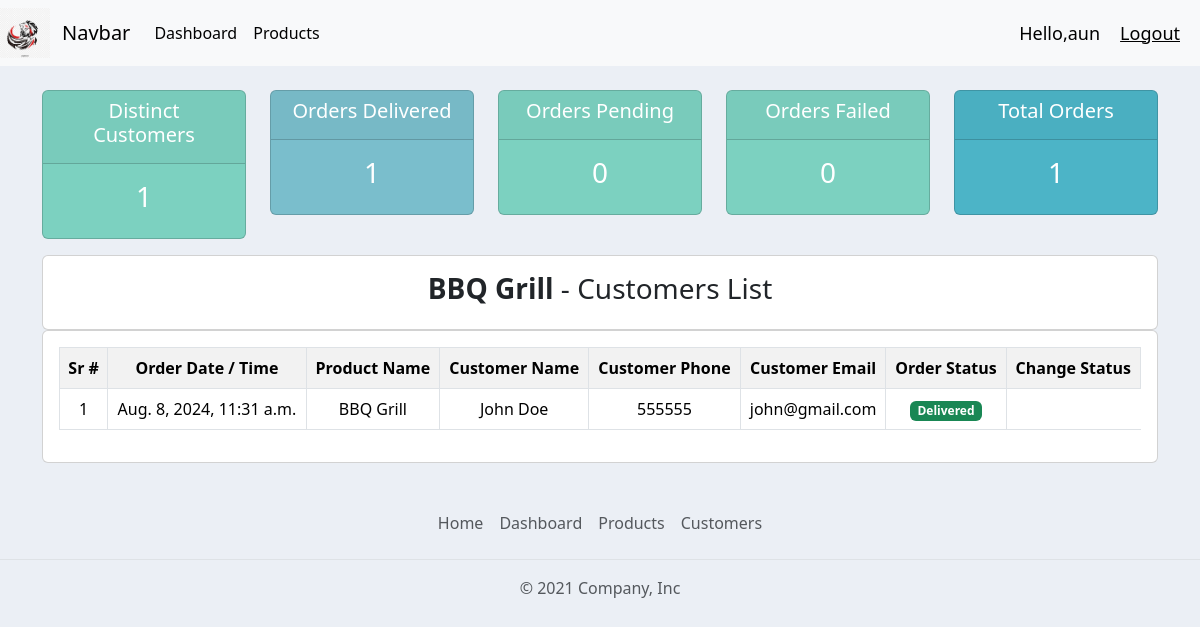
/product_details/1 (signed in), run on an earlier commit of the app's database.
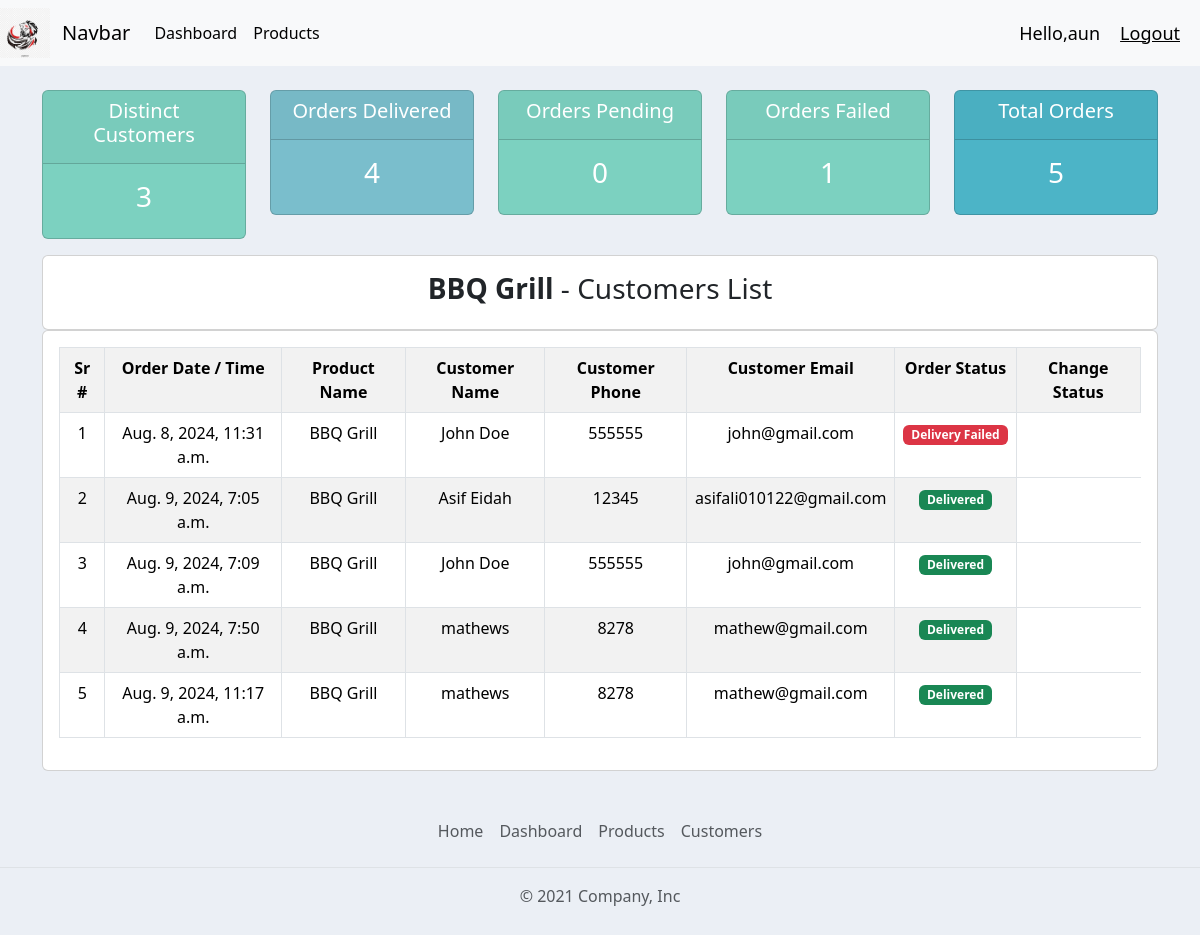
And on a later commit of the database.
### accounts/models.py (models this page shows, shortened)
class Order(models.Model):
    STATUS = (
        ('Pending', 'Pending'),
        ('Out of Deliver', 'Out of Deliver'),
        ('Delivered', 'Delivered'),
    )
    customer = models.ForeignKey(Customer, null=True, on_delete=models.CASCADE, related_name="orders")
    product = models.ForeignKey(Product, null=True, on_delete=models.CASCADE, related_name="products")
    status = models.CharField(max_length=200, null=True, choices=STATUS)
    note = models.CharField(max_length=1000, null=True)
    date_created = models.DateTimeField(auto_now_add=True , null=True)

class Product(models.Model):
    CATEGORY = (
        ('Indoor', 'Indoor'),
        ('Outdoor', 'Outdoor'),
        ('Mobile', 'Mobile'),
        ('Stationary', 'Stationary'),
        ('Animals', 'Animals'),
        ('Grocery', 'Grocery'),
    )
    name = models.CharField(max_length=200, null=True)
    price = models.FloatField(null=True)
    category = models.CharField(max_length=200, null=True, choices=CATEGORY)
    desciption = models.TextField(max_length=200, null=True, blank=True)
    date_created = models.DateTimeField(auto_now_add=True , null=True)
    tags = models.ManyToManyField(Tag)
    def __str__(self):
        return self.name if self.name else "No Tag"

class Customer(models.Model):
    user = models.OneToOneField(User, null=True, blank=True, on_delete=models.CASCADE)
    name = models.CharField(max_length=200, null=True)
    phone = models.CharField(max_length=200, null=True)
    email = models.CharField(max_length=200, null=True)
    profile_pic = models.ImageField(default="Pic.jpeg", null=True, blank=True)
    date_created = models.DateTimeField(auto_now_add=True , null=True)

### accounts/decorators.py (the view)
        def wrapper_func(request, *args, **kwargs):
            group = None
            if request.user.groups.exists():
                group = request.user.groups.all()[0].name
            if group in allowed_roles:
                return view_func(request, *args, **kwargs)
            else:
                return HttpResponse("You are not authorized to view this page!")

### templates/accounts/product_details.html (shortened to what this page needs)
{% extends "main.html" %}
{% load static %}
{% block content %}
<div class="container">
  <br />
  <div class="row">
    <div class="col">
        <div class="col-md">
          <div class="card text-center text-white mb-3" id="orders-pending">
            <div class="card-header">
              <h5 class="card-title">Distinct Customers</h5>
            </div>
            <div class="card-body">
              <h3 class="card-title">{{prod_orders_count}}</h3>
            </div>
          </div>
        </div>
      </div>
    <div class="col">
      <div class="col-md">
        <div class="card text-center text-white mb-3" id="orders-delivered">
          <div class="card-header">
            <h5 class="card-title">Orders Delivered</h5>
          </div>
          <div class="card-body">
            <h3 class="card-title">{{orders_delivered}}</h3>
          </div>
        </div>
      </div>
    </div>
    <div class="col">
      <div class="col-md">
        <div class="card text-center text-white mb-3" id="orders-pending">
          <div class="card-header">
            <h5 class="card-title">Orders Pending</h5>
          </div>
          <div class="card-body">
            <h3 class="card-title">{{orders_pending}}</h3>
          </div>
        </div>
      </div>
    </div>
    <div class="col">
        <div class="col-md">
          <div class="card text-center text-white mb-3" id="orders-pending">
            <div class="card-header">
              <h5 class="card-title">Orders Failed</h5>
            </div>
            <div class="card-body">
              <h3 class="card-title">{{orders_out_of_delivered}}</h3>
            </div>
          </div>
        </div>
      </div>
      <div class="col">
        <div class="col-md">
          <div class="card text-center text-white mb-3" id="total-orders">
            <div class="card-header">
              <h5 class="card-title">Total Orders</h5>
            </div>
            <div class="card-body">
              <h3 class="card-title">{{orders_count}}</h3>
            </div>
          </div>
        </div>
      </div>
  </div>
  <div class="row">
    <div class="col-md">
      <div class="card card-body">
        <h3 class="text-center"><b>{{prod}}</b> - Customers List</h3>
      </div>
      <div class="card card-body">
        <table class="table table-bordered table-striped">
          <tr class="text-center">
            <th>Sr #</th>
            <th>Order Date / Time</th>
            <th>Product Name</th>
            <th>Customer Name</th>
            <th>Customer Phone</th>
            <th>Customer Email</th>
            <th>Order Status</th>
            <th>Change Status</th>
          </tr>
          {% for order in orders_prod %}
          <tr class="text-center">
            <td>{{ forloop.counter }}</td>
            <td>{{ order.date_created}}</td>
            <td>{{ order.product.name}}</td>
            <td>{{ order.customer.name}}</td>
            <td>{{ order.customer.phone}}</td>
            <td>{{ order.customer.email}}</td>
            <td>
              {% if order.status == "Delivered" %}
              <span class="badge text-bg-success text-white">{{ order.status }}</span>
              {% elif order.status == "Pending" %}
              <span class="badge text-bg-warning text-white">{{ order.status }}</span>
              {% elif order.status == "Out of Deliver" %}
              <span class="badge text-bg-danger text-white">Delivery Failed</span>
              {% else %}
              <span class="badge text-bg-secondary text-white">{{ order.status }}</span>
              {% endif %}
            </td>
          </tr>
          {% endfor %}
        </table>
      </div>
    </div>
  </div>
</div>
{% endblock content %}

What changed in the data, as far as the page shows it:
changed Order "Aug. 8, 2024, 11:31 a.m.": status "Delivered" → (not shown); now shows "Delivery Failed"
added Order: date_created "Aug. 9, 2024, 7:05 a.m.", product.name "BBQ Grill", customer.name "Asif Eidah", customer.phone "12345", customer.email "asifali010122@gmail.com", status "Delivered"
added Order: date_created "Aug. 9, 2024, 7:09 a.m.", product.name "BBQ Grill", customer.name "John Doe", customer.phone "555555", customer.email "john@gmail.com", status "Delivered"
added Order: date_created "Aug. 9, 2024, 7:50 a.m.", product.name "BBQ Grill", customer.name "mathews", customer.phone "8278", customer.email "mathew@gmail.com", status "Delivered"
added Order: date_created "Aug. 9, 2024, 11:17 a.m.", product.name "BBQ Grill", customer.name "mathews", customer.phone "8278", customer.email "mathew@gmail.com", status "Delivered"
Also different on the page:
{{ prod_orders_count }}: "1" → "3"
{{ orders_delivered }}: "1" → "4"
{{ orders_out_of_delivered }}: "0" → "1"
{{ orders_count }}: "1" → "5"
